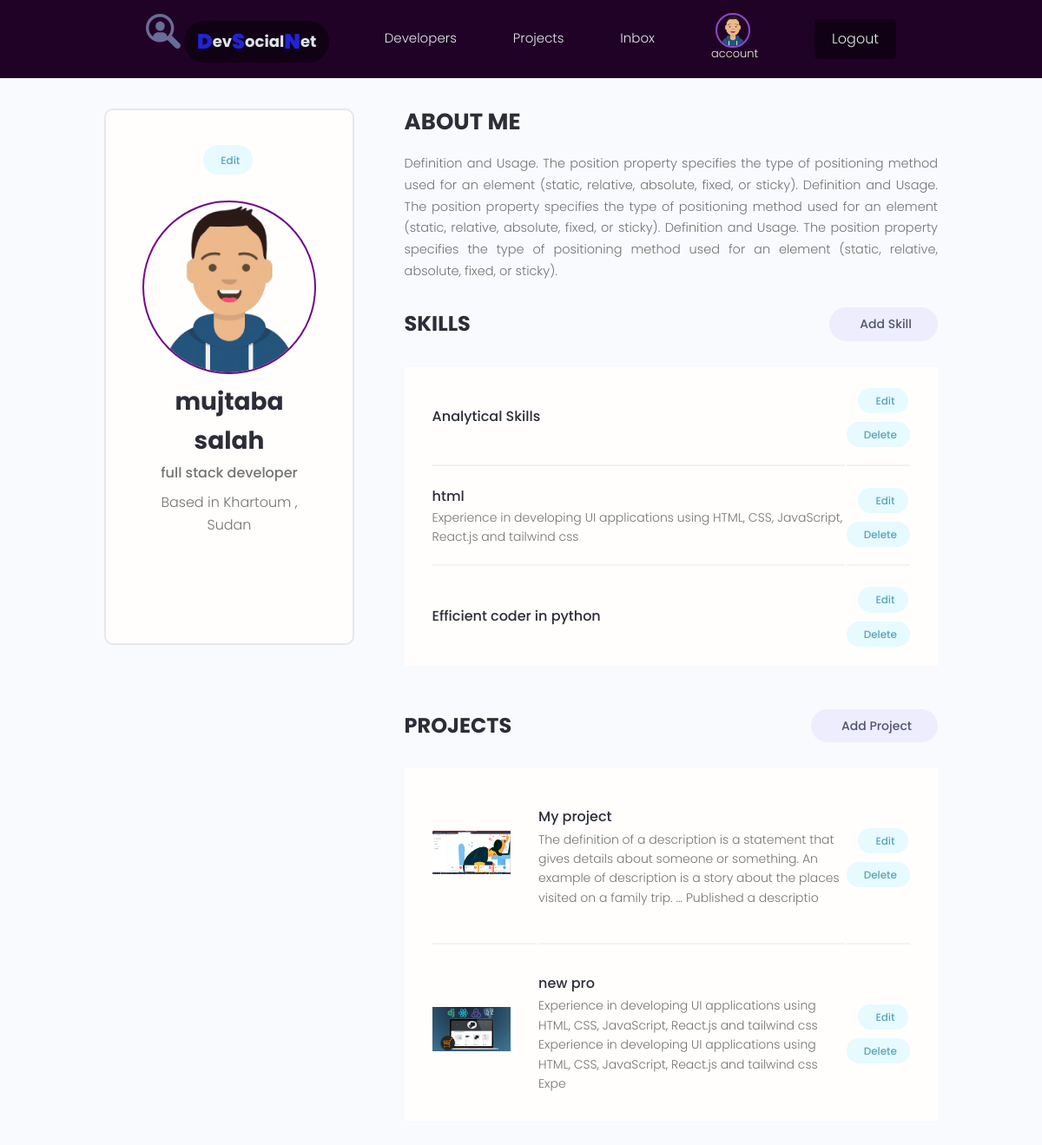
/account/ (signed in), run on the app's committed database.
### users/models.py (models this page shows, shortened)
class Profile(models.Model):
    user = models.OneToOneField(User, on_delete=models.CASCADE, null=True, blank=True)
    name = models.CharField(max_length=200, null=True, blank=True)
    location = models.CharField(max_length=200, null=True, blank=True)
    email = models.EmailField(max_length=500, null=True, blank=True)
    username = models.CharField(max_length=200, null=True, blank=True)
    title = models.CharField(max_length=200, null=True, blank=True)
    bio = models.TextField(null=True , blank=True)
    profile_image = models.ImageField(null=True, blank=True, upload_to='profiles/' , default='profiles/default.png')
    social_github= models.CharField(max_length=200, null=True, blank=True)
    social_linkedin= models.CharField(max_length=200, null=True, blank=True)
    social_twitter = models.CharField(max_length=200, null=True, blank=True)
    social_stackoverflow = models.CharField(max_length=200, null=True, blank=True)
    social_website = models.CharField(max_length=200, null=True, blank=True)
    created = models.DateTimeField(auto_now_add=True)
    id = models.UUIDField(default=uuid.uuid4 , unique=True , primary_key=True ,editable=False)

class Skill(models.Model):
    owner= models.ForeignKey(Profile, on_delete=models.CASCADE, null=True, blank=True)
    name = models.CharField(max_length=200, null=True, blank=True)
    description= models.TextField(null=True , blank=True)
    created = models.DateTimeField(auto_now_add=True)
    id = models.UUIDField(default=uuid.uuid4 , unique=True , primary_key=True ,editable=False)
    def __str__(self):
        return str(self.name)

### projects/models.py (models this page shows, shortened)
class Project(models.Model):
    owner = models.ForeignKey(Profile, null=True , blank=True, on_delete=models.SET_NULL )
    title = models.CharField(max_length=200)
    description = models.TextField(null=True , blank=True)
    featured_image= models.ImageField(null=True , blank=True , default="default.jpg")
    demo_link = models.CharField(max_length=2000 , null=True , blank=True)
    source_link = models.CharField(max_length=2000 , null=True , blank=True)
    tags = models.ManyToManyField('tag' , blank=True)
    vote_total = models.IntegerField(default=0 , null=True , blank=True)
    vote_ratio = models.IntegerField(default=0 , null=True , blank=True)
    created = models.DateTimeField(auto_now_add=True)
    id = models.UUIDField(default=uuid.uuid4 , unique=True , primary_key=True ,editable=False)
    class Meta:
        ordering =['-vote_ratio', '-vote_total', 'title']

### users/views.py (the view)
# urls.py: path('account/', views.account , name='account'),
@login_required(login_url="login")
def account(request):
    user = request.user.profile
    skills = user.skill_set.all()
    projects = user.project_set.all()
    context = {
        'user':user,
        'skills':skills,
        'projects':projects,
        }
    return render(request, "users/account.html", context)

### users/templates/users/account.html (shortened to what this page needs)
{% extends 'main.html' %}
{% load static %}
{% block content %}
<main class="settingsPage profile my-md">
    <div class="container">
        <div class="layout">
            <div class="column column--1of3">
                <div class="card text-center">
                    <div class="card__body dev">
                        <a class="tag tag--pill tag--main settings__btn" href="{% url 'edit-account' %}"> Edit</a>
                        <img class="avatar avatar--xl dev__avatar" src="{{ user.profile_image.url }}"
                            style="border-color: rgb(113, 10, 136);" />
                        <h2 class="dev__name">{{ user.name }}</h2>
                        <p class="dev__title">{{ user.title }}</p>
                        <p class="dev__location">Based in {{ user.location }}</p>
                        <ul class="dev__social">
                        </ul>
                    </div>
                </div>
            </div>
            <div class="column column--2of3">
                <div class="devInfo">
                    <h3 class="devInfo__title">About Me</h3>
                    <p class="devInfo__about">{{ user.bio }}</p>
                </div>
                <div class="settings">
                    <h3 class="settings__title">Skills</h3>
                    <a class="tag tag--pill tag--sub settings__btn tag--lg" href="{% url 'create-skill' %}"> Add
                        Skill</a>
                </div>
                <table class="settings__table">
                    {% for skill in skills %}
                    <tr>
                        <td class="settings__tableInfo">
                            <h4>{{ skill }}</h4>
                            <p>{{ skill.description }}</p>
                        </td>
                        <td class="settings__tableActions">
                            <a class="tag tag--pill tag--main settings__btn" href="{% url 'update-skill' skill.id %}">
                                Edit</a>
                            <a class="tag tag--pill tag--main settings__btn" href="{% url 'delete-skill' skill.id %}?next=/account">
                                Delete</a>
                        </td>
                    </tr>
                    {% endfor %}
                </table>
                <div class="settings">
                    <h3 class="settings__title">Projects</h3>
                    <a class="tag tag--pill tag--sub settings__btn tag--lg" href="{% url 'create-project' %}"> Add
                        Project</a>
                </div>
                <table class="settings__table">
                    {% for project in projects %}
                    <tr>
                        <td class="settings__thumbnail">
                            <a href="{% url 'project' project.id %}"><img src="{{ project.featured_image.url }}"
                                    alt="Project Thumbnail" /></a>
                        </td>
                        <td class="settings__tableInfo">
                            <a href="{% url 'project' project.id %}">{{ project.title }}</a>
                            <p>{{ project.description|slice:"200" }}</p>
                        </td>
                        <td class="settings__tableActions">
                            <a class="tag tag--pill tag--main settings__btn"
                                href="{% url 'update-project' project.id %}">
                                Edit</a>
                            <a class="tag tag--pill tag--main settings__btn"
                                href="{% url 'delete-project' project.id%}?next=/account"">
                                Delete</a>
                        </td>
                    </tr>
                    {% endfor %}
                </table>
            </div>
        </div>
    </div>
</main>
{% endblock content %}

### templates/nav.html (shortened to what this page needs)
{% load static %}
<header class="header" style="background-color: rgb(32, 2, 39)">
    <div class="container container--narrow" style="position: relative;">
        <a href="{% url 'profiles'%}" class="header__logo">
            <div style="display: inline flow;">
                <img src="{% static 'images/icon.svg' %}" alt="DevSearch Logo" style="max-width: 40px;" />
                <span
                    style="color: rgb(221, 228, 235); font-size: large; font-weight: bold; background-color: rgb(17, 1, 20);"
                    class="tag tag--pill">
                    <span style="font-weight: bolder; font-size: x-large; color: rgb(32, 35, 214)">D</span>ev<span
                        style="font-weight: bolder; font-size: x-large; color: rgb(32, 35, 214)">S</span>ocial<span
                        style="font-weight: bolder; font-size: x-large; color: rgb(32, 35, 214)">N</span>et</span>
            </div>
        </a>
        <nav class="header__nav"  >
            <ul class="header__menu" style="background-color: rgb(32, 2, 39);">
                <li class="header__menuItem"><a href="{% url 'profiles' %}">Developers</a></li>
                <li class="header__menuItem">
                    <a href="{% url 'projects' %}">Projects</a>
                </li>
                {% if request.user.is_authenticated %}
                <li class="header__menuItem"><a href="{% url 'inbox' %}">Inbox</a></li>
                <li class="header__menuItem">
                    <a href="{% url 'account' %}">
                        <div>
                            <img src="{{ request.user.profile.profile_image.url }}" class="avatar" style="height: 4rem; width: 4rem; border-color: rgb(140, 73, 202); margin-left: 5px;" />
                            <p style="font-size: small; color:beige; margin-top: -10px;">account</p>
                        </div>
                    </a>
                </li>
                <li class="header__menuItem">
                    <a href="{% url 'logout' %}" class="btn btn--sub"
                        style="background-color: rgb(17, 1, 20);">Logout</a>
                </li>
                {% else %}
                <li class="header__menuItem">
                    <a href="{% url 'login' %}" class="btn btn--sub"
                        style="background-color: rgb(17, 1, 20);">Login/Sign
                        Up</a>
                </li>
                {% endif %}
            </ul>
        </nav>
    </div>
</header>

### static/styles/app.css (style rules this page uses)
:root { --color-sub: #2d2d39; }
.btn--sub { background-color: var(--color-sub-light); }
.card { border: 2px solid var(--color-light); }
img { width: 100%; }
.header { position: sticky; z-index: 111; background-color: var(--color-sub); padding: 1.5rem 0; }
.header > .container { display: flex; justify-content: space-between; align-items: center; }
.header__nav > ul { display: inline-flex; align-items: center; list-style: none; gap: 6.5rem; }
.header__menuItem > a { color: var(--color-light); font-weight: 300; }
.profile .card > .dev { padding: 4rem; }
.dev__avatar { display: block; margin: auto; }
.dev__name { color: var(--color-sub); font-size: 2.8rem; font-weight: 700; margin-top: 1rem; margin-bottom: 0.5rem; }
.dev__title { font-size: 1.6rem; font-weight: 500; line-height: 1.3; }
.dev__location { margin-top: 1rem; }
.dev__social { margin: 3rem 0; list-style: none; display: flex; justify-content: center; gap: 1.5rem; }
.devInfo { margin-bottom: 3rem; }
.devInfo__title, .devInfo__subtitle { font-size: 2.6rem; color: var(--color-sub); text-transform: uppercase; font-weight: 700; margin-bottom: 1.5rem; }
.devInfo__about, .devSkill__info { font-size: 1.45rem; line-height: 1.7; text-align: justify; }
.settingsPage .dev > .settings__btn { display: inline-block; margin-bottom: 3rem; }
.settings { display: flex; justify-content: space-between; align-items: center; }
.settings__title { font-size: 2.4rem; text-transform: uppercase; font-weight: 700; color: var(--color-sub); }
.settings__table { margin-top: 3rem; margin-bottom: 5rem; padding: 0 3rem; background: var(--color-white); }
.settings__table tr { width: 100%; }
.settings__table tr > td { padding: 2rem 0; }
.settings__table tr:not(:last-child) td { border-bottom: 2px solid var(--color-white-light); }
.settings__thumbnail { width: 23%; min-width: 10rem; }
.settings__thumbnail img { padding-right: 3rem; height: 15rem; object-fit: contain; }
.settings__tableInfo { width: 100%; }
.settings__tableInfo h4, .settings__tableInfo a { padding-right: 1rem; width: auto; font-size: 1.6rem; font-weight: 500; color: var(--color-sub); }
.settings__tableInfo p { font-size: 1.4rem; }
.settings__tableActions { text-align: right; }

### static/uikit/styles/modules/_variables.css (style rules this page uses)
:root { --color-main: #5aa5b9; --color-main-light: #e6faff; --color-sub: #3f4156; --color-sub-light: #51546e; --color-sub-lighter: #ededfd; --color-text: #737373; --color-gray: #8b8b8b; --color-light: #e5e7eb; --color-light-gray: #767676; --color-bg: #f8fafd; --color-white: #fffefd; --color-white-light: #f3f3f3; --color-success: #359e64; --color-success-bg: #def8e8; --color-error: #fc4b0b; --color-error-bg: #fff2ee; --font-base: 'Poppins', arial, helvetica, 'Segoe UI', roboto, ubuntu, sans-serif; --font-monospace: 'Fira Code', 'Courier New', courier, monospace; --font-regular: 300; --font-medium: 500; --font-bold: 700; --generic-shadow: 1px 1px 5px #00000010; --generic-transition: all 0.3s ease-in-out; }

### static/uikit/styles/modules/_base.css (style rules this page uses)
* { margin: 0; padding: 0; box-sizing: border-box; text-rendering: optimizeLegibility; color: inherit; font-size: inherit; }
html { font-size: 50%; }
@media only screen and (min-width: 480px) { html { font-size: 56.25%; } }
@media only screen and (min-width: 1200px) { html { font-size: 62.5%; } }
body { line-height: 1.6; font-weight: 400; font-size: 1.5rem; color: var(--color-text); background-color: var(--color-bg); min-height: 100vh; }

### static/uikit/styles/modules/_typography.css (style rules this page uses)
* { font-family: var(--font-base); }
h2 { font-size: 3.6rem; font-weight: var(--font-bold); }
h3 { font-size: 3.2rem; font-weight: var(--font-medium); }
h4 { font-size: 2.8rem; font-weight: var(--font-medium); }
p, span, strong { font-size: 1.6rem; color: var(--color-text); font-weight: var(--font-regular); }
a { padding-bottom: 2px; text-decoration: none; display: inline-block; color: var(--color-main); font-weight: var(--font-medium); }

### static/uikit/styles/modules/_utilities.css (style rules this page uses)
.container { width: 92%; max-width: 165rem; margin: 0 auto; box-sizing: border-box; }
.container--narrow { width: 92%; max-width: 120rem; }
@media screen and (min-width: 1000px) { .container { width: 90%; } }
@media screen and (min-width: 1000px) { .container--narrow { width: 85%; } }
@media screen and (min-width: 1200px) { .container { width: 80%; } }
@media screen and (min-width: 1200px) { .container--narrow { width: 72%; } }
.text-center { text-align: center; }
.my-md { margin: 3rem auto; }

### static/uikit/styles/modules/_avatar.css (style rules this page uses)
.avatar { border-radius: 50%; border: 2px solid var(--color-main); object-fit: cover; }
.avatar--xl { height: 20rem; width: 20rem; }

### data on the page
Profile: profile_image (picture), name "mujtaba salah", title "full stack developer", location "Khartoum , Sudan", bio "Definition and Usage. The position property specifies the type of positioning method used for an element (static, relative, absolute, fixed, or sticky). Definition and Usage. The position property specifies the type of positioning method used for an element (static, relative, absolute, fixed, or sticky). Definition and Usage. The position property specifies the type of positioning method used for an element (static, relative, absolute, fixed, or sticky)."
Skill: name "Analytical Skills"
Skill: name "html", description "Experience in developing UI applications using HTML, CSS, JavaScript, React.js and tailwind css"
Skill: name "Efficient coder in python"
Project: featured_image (picture), title "My project", description "The definition of a description is a statement that gives details about someone or something. An example of description is a story about the places visited on a family trip. ... Published a descriptio"
Project: featured_image (picture), title "new pro", description "Experience in developing UI applications using HTML, CSS, JavaScript, React.js and tailwind css Experience in developing UI applications using HTML, CSS, JavaScript, React.js and tailwind css Expe"
